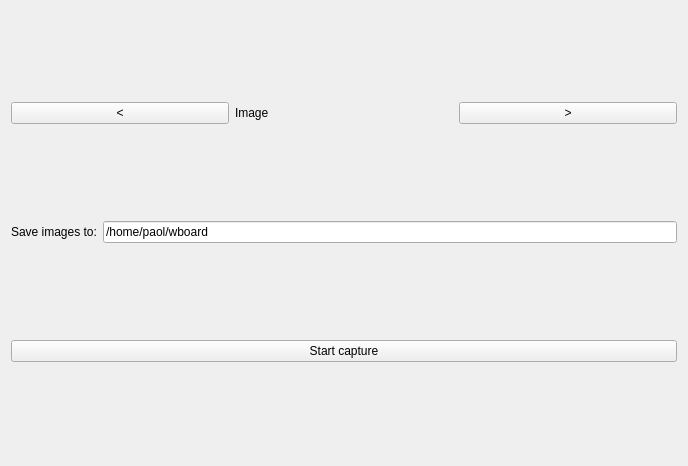
<?xml version="1.0" encoding="UTF-8"?>
<ui version="4.0">
 <class>ChooseCameraWidget</class>
 <widget class="QWidget" name="ChooseCameraWidget">
  <property name="geometry">
   <rect>
    <x>0</x>
    <y>0</y>
    <width>688</width>
    <height>466</height>
   </rect>
  </property>
  <property name="windowTitle">
   <string>Form</string>
  </property>
  <layout class="QVBoxLayout" name="verticalLayout">
   <property name="sizeConstraint">
    <enum>QLayout::SetDefaultConstraint</enum>
   </property>
   <item>
    <layout class="QHBoxLayout" name="camFeedRegion">
     <item>
      <widget class="QPushButton" name="leftButton">
       <property name="text">
        <string>&lt;</string>
       </property>
      </widget>
     </item>
     <item>
      <widget class="QLabel" name="feedLabel">
       <property name="text">
        <string>Image</string>
       </property>
      </widget>
     </item>
     <item>
      <widget class="QPushButton" name="rightButton">
       <property name="text">
        <string>&gt;</string>
       </property>
      </widget>
     </item>
    </layout>
   </item>
   <item>
    <layout class="QHBoxLayout" name="savePathRegion">
     <property name="sizeConstraint">
      <enum>QLayout::SetDefaultConstraint</enum>
     </property>
     <item>
      <widget class="QLabel" name="saveImagesLabel">
       <property name="text">
        <string>Save images to:</string>
       </property>
      </widget>
     </item>
     <item>
      <widget class="QLineEdit" name="savePathText">
       <property name="text">
        <string>/home/paol/wboard</string>
       </property>
      </widget>
     </item>
    </layout>
   </item>
   <item>
    <widget class="QPushButton" name="captureButton">
     <property name="text">
      <string>Start capture</string>
     </property>
    </widget>
   </item>
  </layout>
 </widget>
 <resources/>
 <connections/>
</ui>
